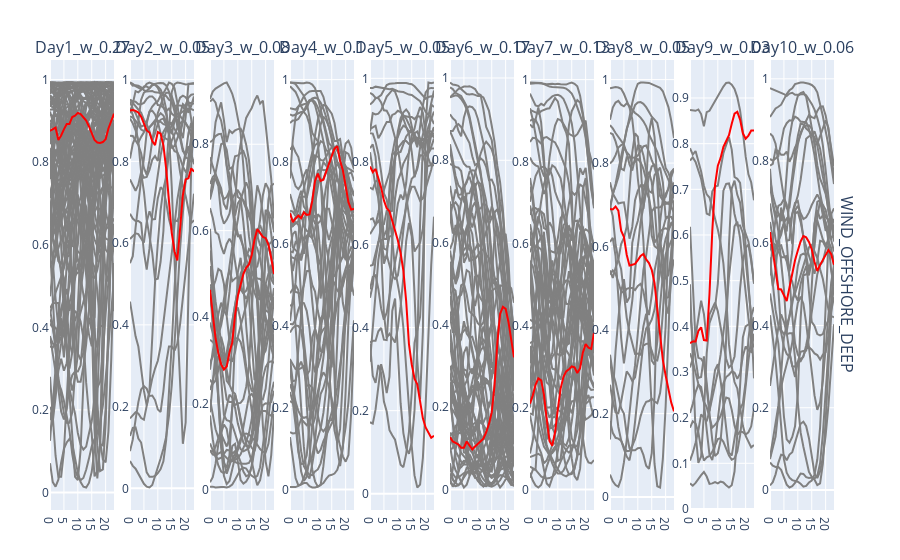

The notebook cell saved with this chart:
### Markdown cell above
## 6. Plotting

### Code cell
#data_org = TSClustering.read_data(path=path, config=config);
p = TSClustering.plot_cluster_centers(K=k, config=config, FullData=sc, CountryData=data_org, country="DE", a=cl, weights=weights)
savefig(p, "$(Dates.now()).html")
p
